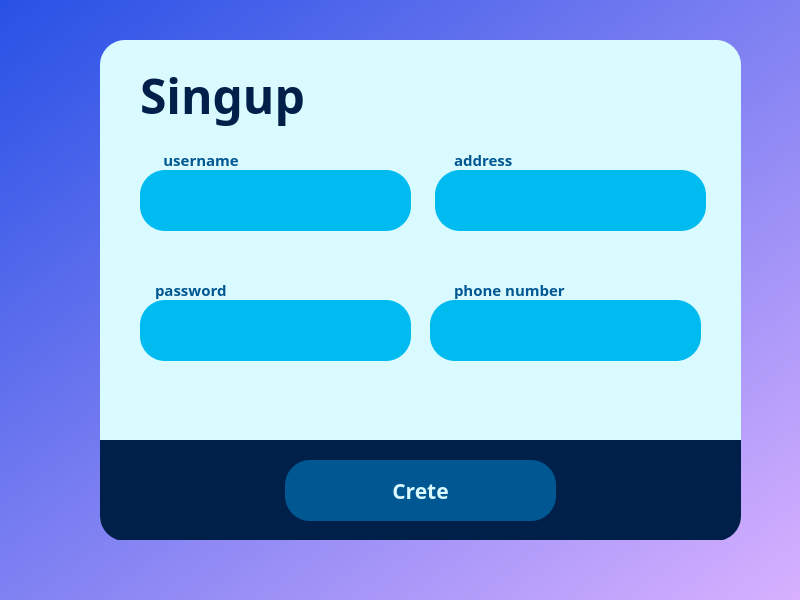
<?xml version="1.0" encoding="UTF-8"?>
<ui version="4.0">
 <class>SingUp</class>
 <widget class="QDialog" name="SingUp">
  <property name="geometry">
   <rect>
    <x>0</x>
    <y>0</y>
    <width>800</width>
    <height>600</height>
   </rect>
  </property>
  <property name="windowTitle">
   <string>Dialog</string>
  </property>
  <property name="styleSheet">
   <string notr="true">QDialog{
  background:qlineargradient(spread:pad, x1:0, y1:0, x2:1, y2:1, stop:0 rgba(39, 81, 229, 255), stop:1 rgba(216, 177, 255, 255));
}</string>
  </property>
  <widget class="QFrame" name="frame">
   <property name="geometry">
    <rect>
     <x>100</x>
     <y>40</y>
     <width>641</width>
     <height>500</height>
    </rect>
   </property>
   <property name="styleSheet">
    <string notr="true">QFrame{
    background:#d9faff;
	border-radius:25px;
    border-bottom-left-radius: 25px;
	border-top-left-radius: 25px;
    box-shadow: -20px -32px 72px  rgb(0, 0, 0, 50),
                2px 2px 5px rgb(94, 104, 121, 50)
}
</string>
   </property>
   <property name="frameShape">
    <enum>QFrame::StyledPanel</enum>
   </property>
   <property name="frameShadow">
    <enum>QFrame::Raised</enum>
   </property>
   <widget class="QFrame" name="bottom_welcome">
    <property name="geometry">
     <rect>
      <x>0</x>
      <y>400</y>
      <width>641</width>
      <height>101</height>
     </rect>
    </property>
    <property name="styleSheet">
     <string notr="true">QFrame#bottom_welcome{
    background:#00204a;
	border-radius:0px;
    border-bottom-left-radius: 25px;
border-bottom-right-radius: 25px;
	border-top-left-radius: 0px;
    box-shadow: -20px -32px 72px  rgb(0, 0, 0, 50),
                2px 2px 5px rgb(94, 104, 121, 50)
}
</string>
    </property>
    <property name="frameShape">
     <enum>QFrame::StyledPanel</enum>
    </property>
    <property name="frameShadow">
     <enum>QFrame::Raised</enum>
    </property>
    <widget class="QPushButton" name="Crate_button">
     <property name="geometry">
      <rect>
       <x>185</x>
       <y>20</y>
       <width>271</width>
       <height>61</height>
      </rect>
     </property>
     <property name="font">
      <font>
       <family>Kalameh</family>
       <pointsize>16</pointsize>
       <weight>75</weight>
       <bold>true</bold>
      </font>
     </property>
     <property name="styleSheet">
      <string notr="true">QPushButton#Crate_button{
background: #005792;
border-radius:25px;
color:#d9faff;
}
QPushButton#Crate_button:hover{
background: #00bbf0;
border-radius:25px;
color:#d9faff;

}</string>
     </property>
     <property name="text">
      <string>Crete</string>
     </property>
    </widget>
   </widget>
   <widget class="QLabel" name="Singup_label">
    <property name="geometry">
     <rect>
      <x>40</x>
      <y>-20</y>
      <width>271</width>
      <height>151</height>
     </rect>
    </property>
    <property name="minimumSize">
     <size>
      <width>271</width>
      <height>0</height>
     </size>
    </property>
    <property name="font">
     <font>
      <family>Kalameh ExtraBold</family>
      <pointsize>36</pointsize>
      <weight>75</weight>
      <bold>true</bold>
     </font>
    </property>
    <property name="styleSheet">
     <string notr="true">QLabel#Singup_label{
color: #00204a;

}
</string>
    </property>
    <property name="text">
     <string>Singup</string>
    </property>
   </widget>
   <widget class="QLabel" name="user_logo_s">
    <property name="geometry">
     <rect>
      <x>55</x>
      <y>100</y>
      <width>111</width>
      <height>121</height>
     </rect>
    </property>
    <property name="font">
     <font>
      <pointsize>72</pointsize>
     </font>
    </property>
    <property name="styleSheet">
     <string notr="true">QLabel#user_logo_s{
background:rgb(0,0,0,0);
}</string>
    </property>
    <property name="text">
     <string/>
    </property>
    <property name="pixmap">
     <pixmap resource="assets.qrc">:/icons/D:/grocery_store/grocery_store/assets/icons/user (3).png</pixmap>
    </property>
   </widget>
   <widget class="QLineEdit" name="username_s">
    <property name="geometry">
     <rect>
      <x>90</x>
      <y>130</y>
      <width>211</width>
      <height>61</height>
     </rect>
    </property>
    <property name="font">
     <font>
      <family>Kalameh Bold</family>
      <pointsize>14</pointsize>
      <weight>75</weight>
      <bold>true</bold>
     </font>
    </property>
    <property name="styleSheet">
     <string notr="true">QLineEdit#username_s{
background: #00bbf0;
border-radius:25px;
color:#00204a;
}</string>
    </property>
   </widget>
   <widget class="QFrame" name="username_F_s">
    <property name="geometry">
     <rect>
      <x>40</x>
      <y>130</y>
      <width>271</width>
      <height>61</height>
     </rect>
    </property>
    <property name="styleSheet">
     <string notr="true">QFrame#username_F_s{
background: #00bbf0;
border-radius:25px;
}
</string>
    </property>
    <property name="frameShape">
     <enum>QFrame::StyledPanel</enum>
    </property>
    <property name="frameShadow">
     <enum>QFrame::Raised</enum>
    </property>
   </widget>
   <widget class="QLabel" name="username_befor_s">
    <property name="geometry">
     <rect>
      <x>40</x>
      <y>89</y>
      <width>271</width>
      <height>61</height>
     </rect>
    </property>
    <property name="font">
     <font>
      <family>Kalameh Black</family>
      <pointsize>11</pointsize>
      <weight>75</weight>
      <bold>true</bold>
     </font>
    </property>
    <property name="styleSheet">
     <string notr="true">QLabel#username_befor_s{
background: rgb(0,0,0,0);
border-radius:25px;
color:#005792;
}</string>
    </property>
    <property name="text">
     <string>      username</string>
    </property>
   </widget>
   <widget class="QFrame" name="password_F_s">
    <property name="geometry">
     <rect>
      <x>40</x>
      <y>260</y>
      <width>271</width>
      <height>61</height>
     </rect>
    </property>
    <property name="styleSheet">
     <string notr="true">QFrame#password_F_s{
background: #00bbf0;
border-radius:25px;
}</string>
    </property>
    <property name="frameShape">
     <enum>QFrame::StyledPanel</enum>
    </property>
    <property name="frameShadow">
     <enum>QFrame::Raised</enum>
    </property>
   </widget>
   <widget class="QLabel" name="password_logo_s">
    <property name="geometry">
     <rect>
      <x>55</x>
      <y>230</y>
      <width>111</width>
      <height>121</height>
     </rect>
    </property>
    <property name="font">
     <font>
      <pointsize>72</pointsize>
     </font>
    </property>
    <property name="styleSheet">
     <string notr="true">QLabel#password_logo_s{
background:rgb(0,0,0,0);
}</string>
    </property>
    <property name="text">
     <string/>
    </property>
    <property name="pixmap">
     <pixmap resource="assets.qrc">:/icons/D:/grocery_store/grocery_store/assets/icons/lock (1).png</pixmap>
    </property>
   </widget>
   <widget class="QLabel" name="password_befor_s">
    <property name="geometry">
     <rect>
      <x>55</x>
      <y>219</y>
      <width>271</width>
      <height>61</height>
     </rect>
    </property>
    <property name="font">
     <font>
      <family>Kalameh Black</family>
      <pointsize>11</pointsize>
      <weight>75</weight>
      <bold>true</bold>
     </font>
    </property>
    <property name="styleSheet">
     <string notr="true">QLabel#password_befor_s{
background: rgb(0,0,0,0);
border-radius:25px;
color:#005792;
}</string>
    </property>
    <property name="text">
     <string>password</string>
    </property>
   </widget>
   <widget class="QLineEdit" name="password_s">
    <property name="geometry">
     <rect>
      <x>90</x>
      <y>260</y>
      <width>211</width>
      <height>61</height>
     </rect>
    </property>
    <property name="font">
     <font>
      <family>Kalameh Bold</family>
      <pointsize>14</pointsize>
      <weight>75</weight>
      <bold>true</bold>
     </font>
    </property>
    <property name="styleSheet">
     <string notr="true">QLineEdit#password_s{
background: #00bbf0;
border-radius:25px;
color:#00204a;
}</string>
    </property>
   </widget>
   <widget class="QFrame" name="address_F_s">
    <property name="geometry">
     <rect>
      <x>335</x>
      <y>130</y>
      <width>271</width>
      <height>61</height>
     </rect>
    </property>
    <property name="styleSheet">
     <string notr="true">QFrame#address_F_s{
background: #00bbf0;
border-radius:25px;
}</string>
    </property>
    <property name="frameShape">
     <enum>QFrame::StyledPanel</enum>
    </property>
    <property name="frameShadow">
     <enum>QFrame::Raised</enum>
    </property>
   </widget>
   <widget class="QLabel" name="address_logo_s">
    <property name="geometry">
     <rect>
      <x>350</x>
      <y>100</y>
      <width>111</width>
      <height>121</height>
     </rect>
    </property>
    <property name="font">
     <font>
      <pointsize>72</pointsize>
     </font>
    </property>
    <property name="styleSheet">
     <string notr="true">QLabel#address_logo_s{
background:rgb(0,0,0,0);
}</string>
    </property>
    <property name="text">
     <string/>
    </property>
    <property name="pixmap">
     <pixmap resource="assets.qrc">:/icons/D:/grocery_store/grocery_store/assets/icons/map.png</pixmap>
    </property>
   </widget>
   <widget class="QLabel" name="address_befor_s">
    <property name="geometry">
     <rect>
      <x>354</x>
      <y>89</y>
      <width>271</width>
      <height>61</height>
     </rect>
    </property>
    <property name="font">
     <font>
      <family>Kalameh Black</family>
      <pointsize>11</pointsize>
      <weight>75</weight>
      <bold>true</bold>
     </font>
    </property>
    <property name="styleSheet">
     <string notr="true">QLabel#address_befor_s{
background: rgb(0,0,0,0);
border-radius:25px;
color:#005792;
}</string>
    </property>
    <property name="text">
     <string>address</string>
    </property>
   </widget>
   <widget class="QLineEdit" name="address_s">
    <property name="geometry">
     <rect>
      <x>385</x>
      <y>130</y>
      <width>211</width>
      <height>61</height>
     </rect>
    </property>
    <property name="font">
     <font>
      <family>Kalameh Bold</family>
      <pointsize>14</pointsize>
      <weight>75</weight>
      <bold>true</bold>
     </font>
    </property>
    <property name="styleSheet">
     <string notr="true">QLineEdit#address_s{
background: #00bbf0;
border-radius:25px;
color:#00204a;
}</string>
    </property>
   </widget>
   <widget class="QFrame" name="phonenumber_F_s">
    <property name="geometry">
     <rect>
      <x>330</x>
      <y>260</y>
      <width>271</width>
      <height>61</height>
     </rect>
    </property>
    <property name="styleSheet">
     <string notr="true">QFrame#phonenumber_F_s{
background: #00bbf0;
border-radius:25px;
}</string>
    </property>
    <property name="frameShape">
     <enum>QFrame::StyledPanel</enum>
    </property>
    <property name="frameShadow">
     <enum>QFrame::Raised</enum>
    </property>
   </widget>
   <widget class="QLabel" name="phonenumber_logo_s">
    <property name="geometry">
     <rect>
      <x>350</x>
      <y>230</y>
      <width>111</width>
      <height>121</height>
     </rect>
    </property>
    <property name="font">
     <font>
      <pointsize>72</pointsize>
     </font>
    </property>
    <property name="styleSheet">
     <string notr="true">QLabel#phonenumber_logo_s{
background:rgb(0,0,0,0);
}</string>
    </property>
    <property name="text">
     <string/>
    </property>
    <property name="pixmap">
     <pixmap resource="assets.qrc">:/icons/D:/grocery_store/grocery_store/assets/icons/phone-call.png</pixmap>
    </property>
   </widget>
   <widget class="QLabel" name="phonenumber_befor_s">
    <property name="geometry">
     <rect>
      <x>354</x>
      <y>219</y>
      <width>271</width>
      <height>61</height>
     </rect>
    </property>
    <property name="font">
     <font>
      <family>Kalameh Black</family>
      <pointsize>11</pointsize>
      <weight>75</weight>
      <bold>true</bold>
     </font>
    </property>
    <property name="styleSheet">
     <string notr="true">QLabel#phonenumber_befor_s{
background: rgb(0,0,0,0);
border-radius:25px;
color:#005792;
}</string>
    </property>
    <property name="text">
     <string>phone number</string>
    </property>
   </widget>
   <widget class="QLineEdit" name="phonenumber_s">
    <property name="geometry">
     <rect>
      <x>385</x>
      <y>260</y>
      <width>211</width>
      <height>61</height>
     </rect>
    </property>
    <property name="font">
     <font>
      <family>Kalameh Bold</family>
      <pointsize>14</pointsize>
      <weight>75</weight>
      <bold>true</bold>
     </font>
    </property>
    <property name="styleSheet">
     <string notr="true">QLineEdit#phonenumber_s{
background: #00bbf0;
border-radius:25px;
color:#00204a;
}</string>
    </property>
   </widget>
   <zorder>bottom_welcome</zorder>
   <zorder>Singup_label</zorder>
   <zorder>username_befor_s</zorder>
   <zorder>password_F_s</zorder>
   <zorder>password_logo_s</zorder>
   <zorder>password_befor_s</zorder>
   <zorder>password_s</zorder>
   <zorder>username_F_s</zorder>
   <zorder>user_logo_s</zorder>
   <zorder>username_s</zorder>
   <zorder>address_F_s</zorder>
   <zorder>address_logo_s</zorder>
   <zorder>address_befor_s</zorder>
   <zorder>address_s</zorder>
   <zorder>phonenumber_F_s</zorder>
   <zorder>phonenumber_logo_s</zorder>
   <zorder>phonenumber_befor_s</zorder>
   <zorder>phonenumber_s</zorder>
  </widget>
 </widget>
 <resources>
  <include location="assets.qrc"/>
 </resources>
 <connections/>
</ui>
